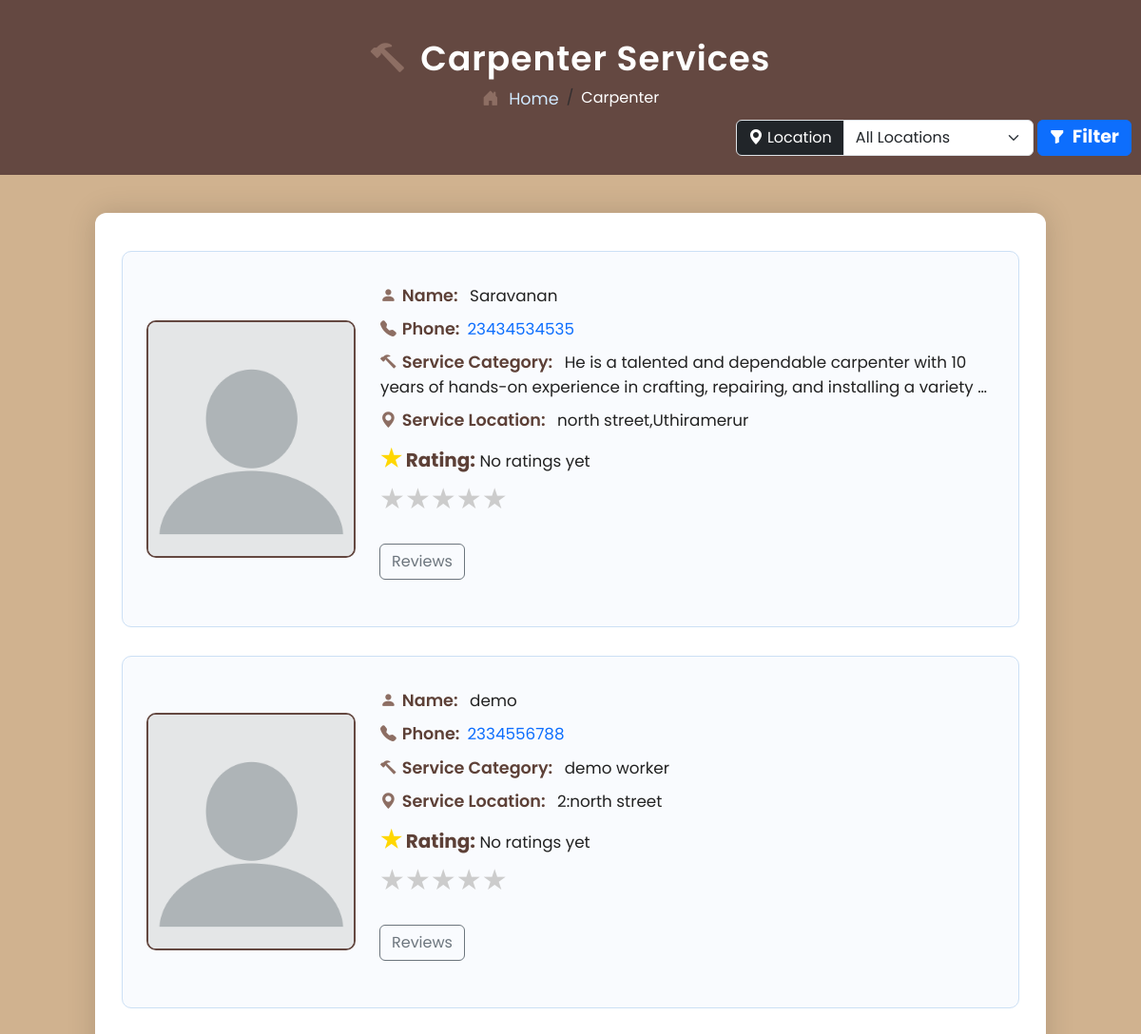
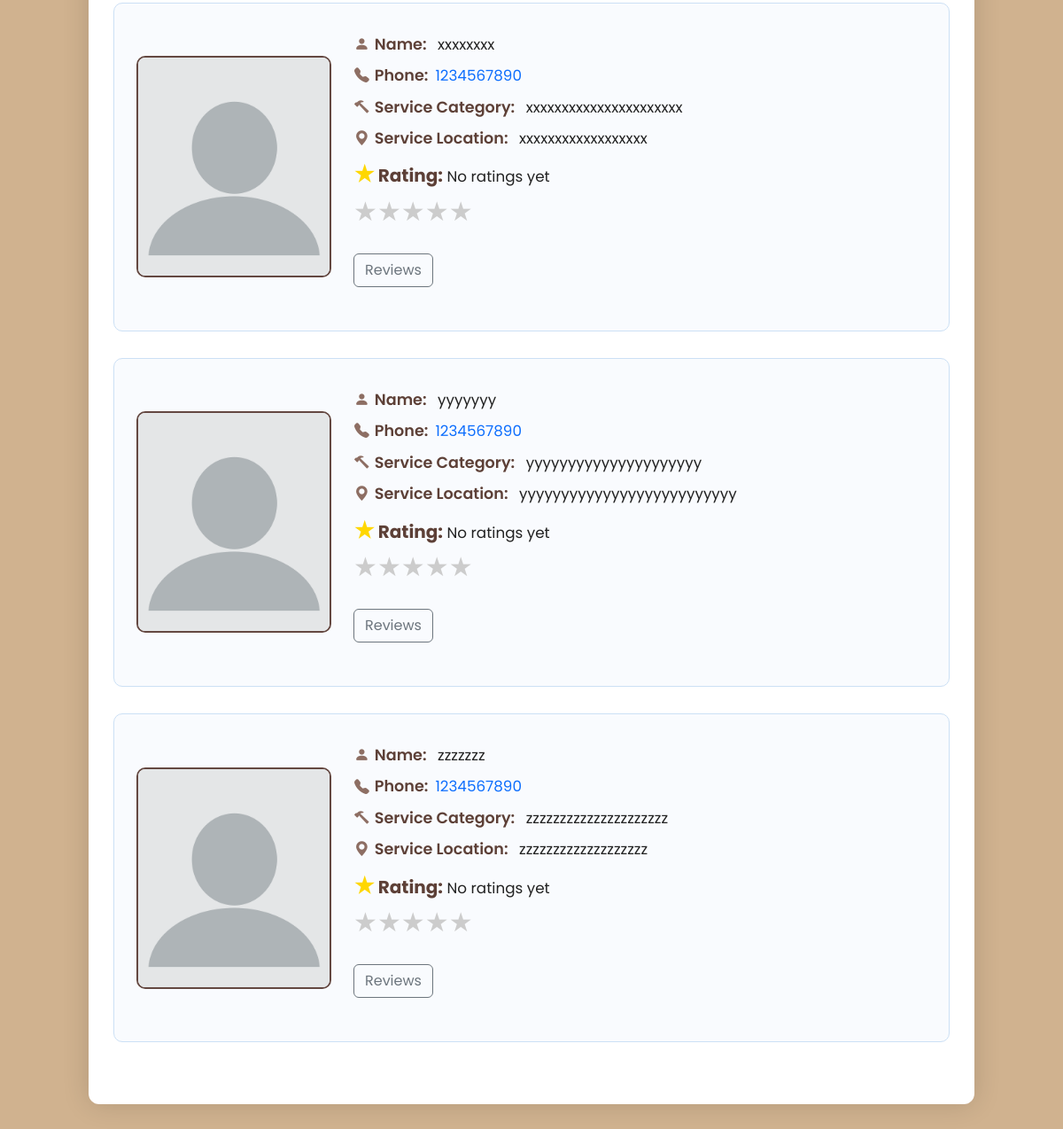
The page /carpenter/ on the database as committed earlier (2 pictures, top to bottom).
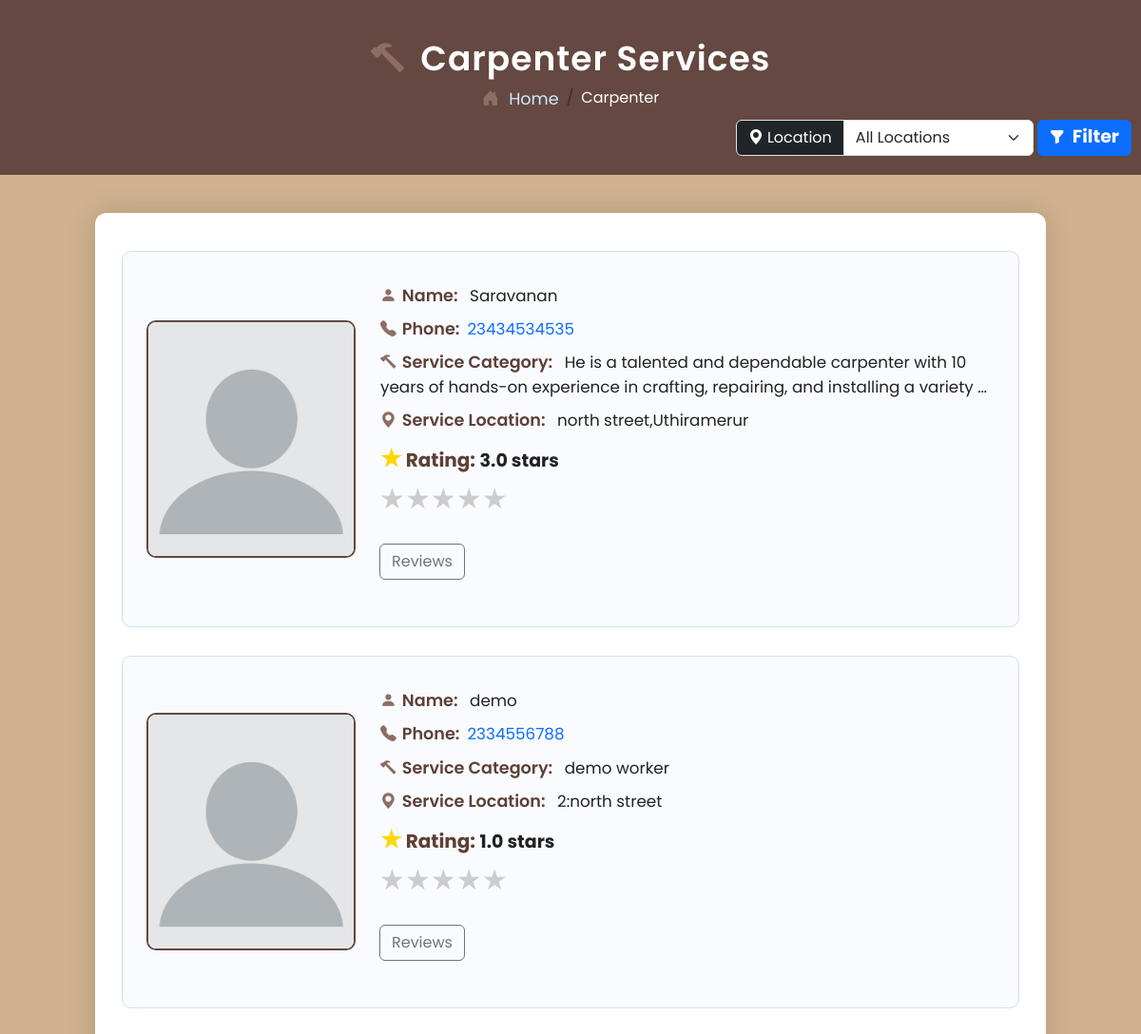
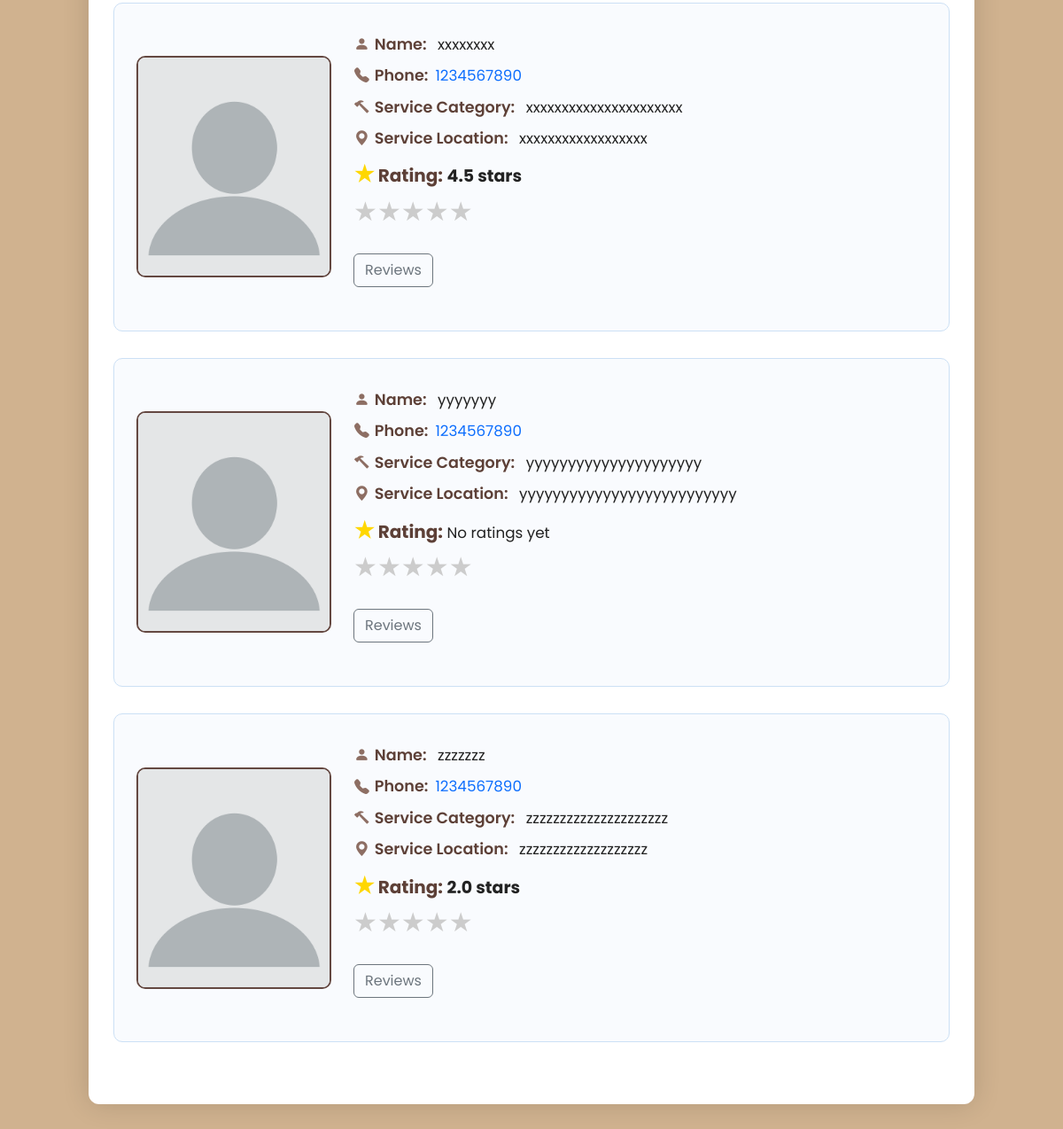
The same page on the database as committed later (2 pictures, top to bottom).
### myapp/models.py (models this page shows, shortened)
class Service(models.Model):
    SERVICE_CHOICES = [
        ('PLUMBER', 'Plumber'),
        ('ELECTRICIAN', 'Electrician'),
        ('CARPENTER', 'Carpenter'),
        ('TV TECH', 'TV Technician'),
    ]
    name = models.CharField(max_length=100)
    service_type = models.CharField(max_length=50, choices=SERVICE_CHOICES)
    description = models.TextField()
    address = models.CharField(max_length=255, blank=True, null=True)
    contact_no = models.CharField(max_length=15, blank=True, null=True)
    created_at = models.DateTimeField(auto_now_add=True)
    updated_at = models.DateTimeField(auto_now=True)

### myapp/views.py (the view)
# urls.py: path('carpenter/', views.carpenter, name='carpenter'),
def carpenter(request):
    selected_location = request.GET.get('location', '')
    services = Service.objects.filter(service_type='CARPENTER')
    if selected_location:
        services = services.filter(address__icontains=selected_location)
    for service in services:
        service.review = Review.objects.filter(service=service)
        service.average_rating = service.review.aggregate(models.Avg('rating'))['rating__avg']
    locations = Service.objects.filter(service_type='CARPENTER') \
                               .values_list('address', flat=True).distinct()
    return render(request, 'carpenter.html', {
        'services': services,
        'locations': locations,
    })

### templates/carpenter.html (shortened to what this page needs)
{% load static %}
<!DOCTYPE html>
<html lang="en">
<head>
    <link href="https://cdn.jsdelivr.net/npm/bootstrap@5.3.3/dist/css/bootstrap.min.css" rel="stylesheet">
    <link href="https://cdn.jsdelivr.net/npm/bootstrap-icons@1.10.5/font/bootstrap-icons.css" rel="stylesheet">
    <link rel="stylesheet" href="{% static 'css/carpenter.css' %}">
</head>
<body>
<div class="profile-header">
    <h2><i class="bi bi-hammer icon"></i> Carpenter Services</h2>
    <nav aria-label="breadcrumb">
        <ol class="breadcrumb mb-2">
            <li class="breadcrumb-item">
                <a href="{% url 'homepage' %}">
                    <i class="bi bi-house-door-fill icon"></i> Home
                </a>
            </li>
            <li class="breadcrumb-item active text-white" aria-current="page">Carpenter</li>
        </ol>
        <div class="d-flex justify-content-between align-items-center">
            <form method="get" action="" class="d-flex align-items-center ms-auto">
                <div class="input-group me-0">
                    <label class="input-group-text bg-dark text-white" for="locationSelect">
                        <i class="bi bi-geo-alt-fill me-1"></i> Location
                    </label>
                    <select name="location" id="locationSelect" class="form-select" style="width: 200px;">
                        <option value="">All Locations</option>
                    </select>
                </div>
                <button type="submit" class="btn btn-primary ms-1" style="height: 38px; border-radius: 0.375rem; display: flex; align-items: center; justify-content: center; margin-right: 10px;">
                    <i class="bi bi-funnel-fill me-2"></i> <span>Filter</span>
                </button>
            </form>
        </div>
    </nav>
</div>
<div class="container profile-container">
    <div class="row">
        {% if services %}
            {% for service in services %}
                <div class="profile-box">
                    <img src="{% static 'images/logo/profile.webp' %}" alt="Profile Picture">
                    <div class="profile-details">
                        <p><i class="bi bi-person-fill icon"></i><span class="label">Name:</span> {{ service.name }}</p>
                        <p><i class="bi bi-telephone-fill icon"></i><span class="label">Phone:</span><a href="#">{{ service.contact_no }}</a></p>
                        <p><i class="bi bi-hammer icon"></i><span class="label">Service Category:</span> {{ service.description|truncatewords:20 }}</p>
                        <p><i class="bi bi-geo-alt-fill icon"></i><span class="label">Service Location:</span> {{ service.address }}</p>
                        <p><strong><span style="color: gold; font-size: 25px;">&#9733;</span>  Rating:</strong>
                            {% if service.average_rating %}
                               <span>{{ service.average_rating|floatformat:1 }} stars</span>
                            {% else %}
                                No ratings yet
                            {% endif %}
                        </p>
                        <div class="mb-4">
                            <div class="rating-stars">
                                {% for i in "54321" %}
                                    <label for="star{{ i }}-{{ service.id }}" title="{{ i }} stars">&#9733;</label>
                                {% endfor %}
                            </div>
                        </div>
                        <div class="reviews mb-4">
                            <button class="btn btn-outline-secondary" data-bs-toggle="modal" data-bs-target="#reviewModal"
                                    onclick="openReviewModal('{{ service.id }}')">Reviews</button>
                        </div>
                    </div>
                </div>
            {% endfor %}
        {% else %}
            <p class="no-services"><i class="bi bi-exclamation-circle-fill icon"></i>No carpenter services available at the moment.</p>
        {% endif %}
    </div>
</div>
</body>
</html>

Rows that differ between the two databases and show on the page:
changed Service "Saravanan": average_rating (not shown) → "3.0"; text "No ratings yet" → "stars"
changed Service "demo": average_rating (not shown) → "1.0"; text "No ratings yet" → "stars"
changed Service "xxxxxxxx": average_rating (not shown) → "4.5"; text "No ratings yet" → "stars"
changed Service "zzzzzzz": average_rating (not shown) → "2.0"; text "No ratings yet" → "stars"
